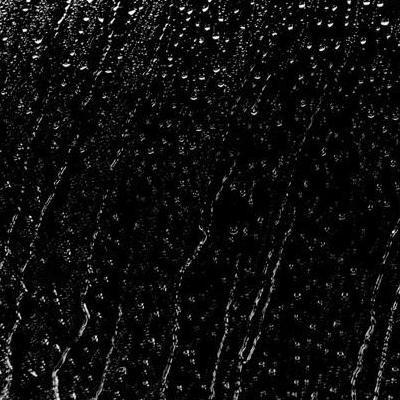
#> input picture img/rain.jpg, 400 x 400 px
$ python '5_图像混合.py'
#> lines starting #> are read from the running program, lines starting #| are printed output that depends on the picture
# 图像的混合
# 就是在图像相加的基础上, 增加了权重, 同理, 这两张图片也是大小相同的
# 这其实也是加法，但是不同的是两幅图像的权重不同，这就会给人一种混合或者透明的感觉。
# 图像混合的计算公式如下：
# g(x) = (1−α)f0(x) + αf1(x)

# cv.addWeighted(rain, 0.6, view, 0.4, 0)
# dst = α⋅img1 + β⋅img2 + γ
# 这里西格玛取0

import cv2 as cv
import matplotlib.pyplot as plt
import numpy as py

rain = cv.imread("../../img/rain.jpg")
#> rain is the input picture: shape (400, 400, 3); min 0, max 255, mean 14.4
view = cv.imread("../../img/view.jpg")
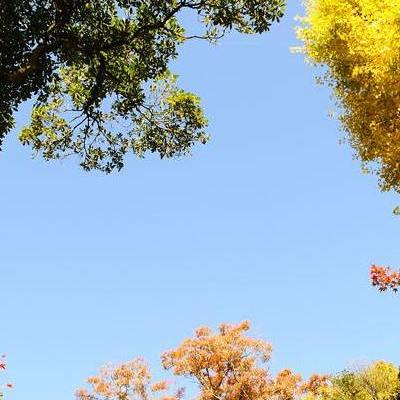
#> input picture img/view.jpg, 400 x 400 px
#> view is the input picture: shape (400, 400, 3); mean B, G, R 191.3, 177.1, 156.1

img = cv.addWeighted(rain, 0.6, view, 0.4, 0)
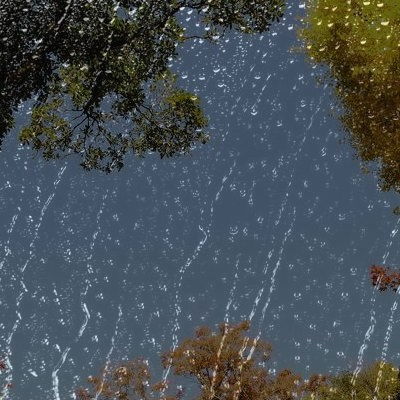
#> img: shape (400, 400, 3); mean B, G, R 85.2, 79.5, 71.1

plt.imshow(img[:,:,::-1])
plt.show()
